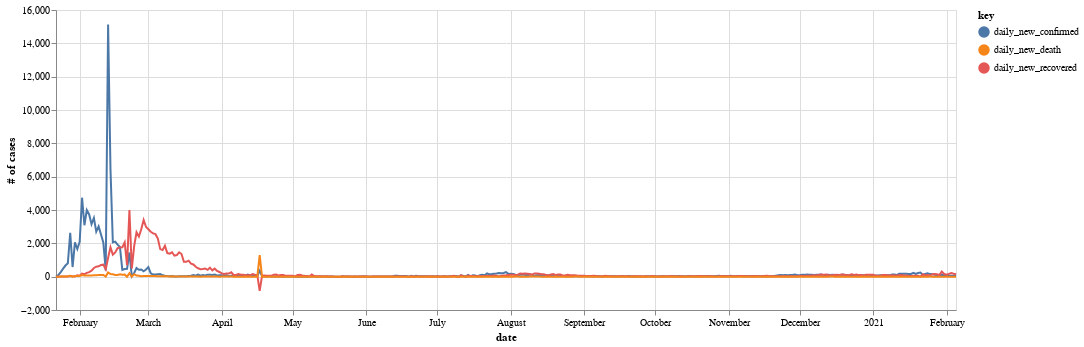

This figure's notebook cell:
### Code cell
#Plot Altair 6a; per_country time series chart for daily new cases, recovered, and deaths - version 3 (more fancy selector)
# I use US data
import altair as alt
import pandas as pd
import numpy as np


#declare data and initialization
data = US_ts
#column name: date	value_confirmed	daily_new_confirmed	value_death	daily_new_death	value_recovered	daily_new_recovered

#specifying form of data; read: https://altair-viz.github.io/user_guide/data.html#long-form-vs-wide-form-data
base = alt.Chart(data).transform_fold(
    ['daily_new_confirmed', 'daily_new_recovered', 'daily_new_death']
)

# Create a selection that chooses the nearest point & selects based on x-value
nearest = alt.selection(type='single', nearest=True, on='mouseover',
                        fields=['date'], empty='none')

# The basic line
line = base.mark_line().encode(
    x='date:T',
    y=alt.Y('value:Q', axis=alt.Axis(title='# of cases')),
    color='key:N',
    
)

# Transparent selectors across the chart. This is what tells us
# the x-value of the cursor
selectors = base.mark_point().encode(
    x='date:T',
    opacity=alt.value(0),
    tooltip=[ alt.Tooltip('yearmonthdate(date)', title="Date")]
).add_selection(
    nearest
)

# Draw points on the line, and highlight based on selection
points = line.mark_point().encode(
    opacity=alt.condition(nearest, alt.value(1), alt.value(0))
)

# Draw text labels near the points, and highlight based on selection
text = line.mark_text(align='left', dx=5, dy=-5).encode(
    text=alt.condition(nearest, 'value:Q', alt.value(' '))
)

# Draw a rule at the location of the selection
rules = alt.Chart(data).mark_rule(color='gray').encode(
    x='date:T',
    
).transform_filter(
    nearest
)

# Put the five layers into a chart and bind the data
chart = alt.layer(
    line, selectors, points, rules, text
).properties(
    width=900, height=300
)
chart

### Figure 1 — Vega-Lite specification as saved in the notebook (floating-point values rounded to 4 significant figures; data arrays with more than 128 entries replaced by an {"elided": "..."} marker saying what was removed)
{"config": {"view": {"continuousWidth": 400, "continuousHeight": 300}}, "layer": [{"mark": "line", "encoding": {"color": {"type": "nominal", "field": "key"}, "x": {"type": "temporal", "field": "date"}, "y": {"type": "quantitative", "axis": {"title": "# of cases"}, "field": "value"}}, "transform": [{"fold": ["daily_new_confirmed", "daily_new_recovered", "daily_new_death"]}]}, {"mark": "point", "encoding": {"opacity": {"value": 0}, "tooltip": [{"type": "temporal", "field": "date", "timeUnit": "yearmonthdate", "title": "Date"}], "x": {"type": "temporal", "field": "date"}}, "selection": {"selector002": {"type": "single", "nearest": true, "on": "mouseover", "fields": ["date"], "empty": "none"}}, "transform": [{"fold": ["daily_new_confirmed", "daily_new_recovered", "daily_new_death"]}]}, {"mark": "point", "encoding": {"color": {"type": "nominal", "field": "key"}, "opacity": {"condition": {"value": 1, "selection": "selector002"}, "value": 0}, "x": {"type": "temporal", "field": "date"}, "y": {"type": "quantitative", "axis": {"title": "# of cases"}, "field": "value"}}, "transform": [{"fold": ["daily_new_confirmed", "daily_new_recovered", "daily_new_death"]}]}, {"mark": {"type": "rule", "color": "gray"}, "encoding": {"x": {"type": "temporal", "field": "date"}}, "transform": [{"filter": {"selection": "selector002"}}]}, {"mark": {"type": "text", "align": "left", "dx": 5, "dy": -5}, "encoding": {"color": {"type": "nominal", "field": "key"}, "text": {"condition": {"type": "quantitative", "field": "value", "selection": "selector002"}, "value": " "}, "x": {"type": "temporal", "field": "date"}, "y": {"type": "quantitative", "axis": {"title": "# of cases"}, "field": "value"}}, "transform": [{"fold": ["daily_new_confirmed", "daily_new_recovered", "daily_new_death"]}]}], "data": {"name": "data-f4125dbe8c66f2c713c4d83f149be2a9"}, "height": 300, "width": 900, "$schema": "https://vega.github.io/schema/vega-lite/v4.8.1.json", "datasets": {"data-f4125dbe8c66f2c713c4d83f149be2a9": {"elided": "381 records"}}}
